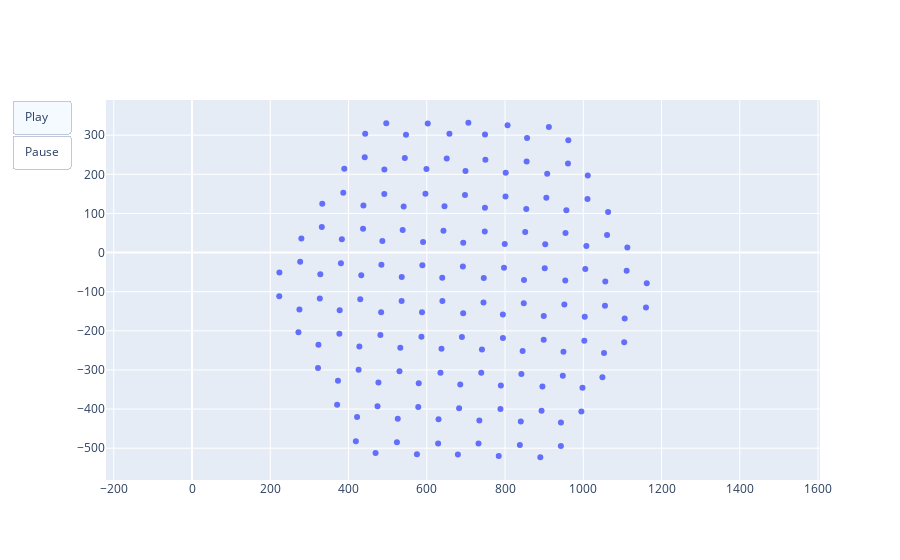

The code cell stored with this chart in its notebook:
### Code cell
# Parameters for animation
fps = 30 # /s
animation_length = 20 # s

# Construct frames
anim_frames = []
for t in range(0, int(animation_length * 240), fps):
    dt = t / fps
    frame = frame_exs[t]
    x = [p.x for p in frame.points]
    y = [p.y for p in frame.points]
    anim_frames.append(go.Frame(data=[go.Scatter(x=x, y=y, mode='markers', text=f"{t}")]))

# Figure components
start_button = dict(
        label="Play",
        method="animate",
        args=[
            None, 
            {
                "frame":{"duration": 1000 / fps, "redraw": False},
                "fromcurrent": True, 
                "transition": {"duration": 100}
            }])
pause_button = dict(
        label="Pause",
        method="animate",
        args=[
            [None], 
            {
                "frame": {"duration": 0, "redraw": False},
                "mode": "immediate",
                "transition": {"duration": 0}
            }])

# Plot
fig = go.Figure(
    data=anim_frames[0].data,
    layout=go.Layout(
        yaxis=dict(scaleanchor="x", scaleratio=1),
        updatemenus=[
            dict(
                type="buttons",
                buttons=[start_button, pause_button
            ])
        ]
    ),
    frames=anim_frames[1:])
fig.show()

### Figure 1 — Plotly figure (JSON) as saved in the notebook; plotly's stock layout.template omitted (floating-point values rounded to 4 significant figures; data arrays with more than 128 entries replaced by an {"elided": "..."} marker saying what was removed)
{"data": [{"mode": "markers", "text": "0", "type": "scatter", "x": {"elided": "150 float values"}, "y": {"elided": "150 float values"}}], "layout": {"updatemenus": [{"buttons": [{"args": [null, {"frame": {"duration": 33.33, "redraw": false}, "fromcurrent": true, "transition": {"duration": 100}}], "label": "Play", "method": "animate"}, {"args": [[null], {"frame": {"duration": 0, "redraw": false}, "mode": "immediate", "transition": {"duration": 0}}], "label": "Pause", "method": "animate"}], "type": "buttons"}], "yaxis": {"scaleanchor": "x", "scaleratio": 1}}}
